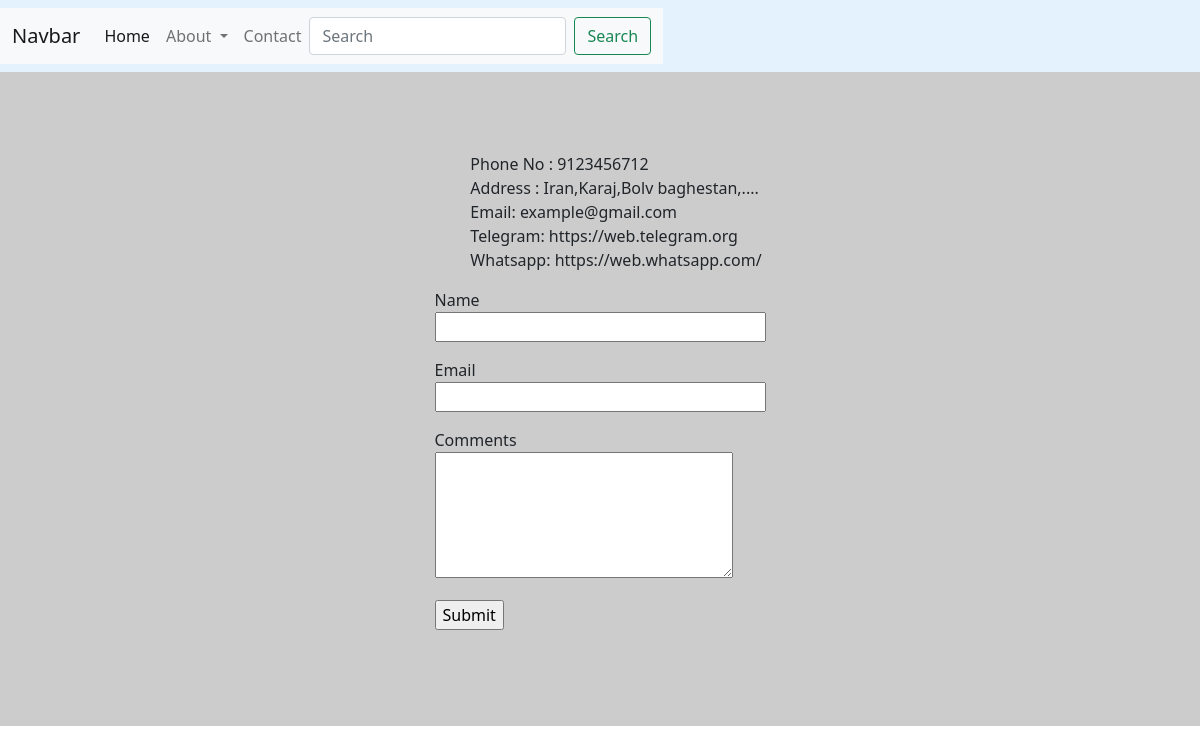
Page /contact/ on the committed database.
### index/models.py (models this page shows, shortened)
class Contact(models.Model):
    phone = models.IntegerField(blank=False, null=False)
    address = models.CharField(blank=False, null=False, max_length=100)
    email = models.EmailField(blank=False, null=False)
    telegram = models.URLField(max_length=100, null=True)
    whatsapp = models.URLField(max_length=100, null=True)

### index/views.py (the view)
# urls.py: path('contact/', contact, name='contact'),
def contact(request):
    contact_data = Contact.objects.all()
    ary = {
        'contact_data': contact_data
    }
    if request.method == "POST":
        fullname = request.POST.get("Name")
        email = request.POST.get("email")
        suggestion = request.POST.get("Comment")
        person = Contact_form(full_name=fullname, email=email, suggestion=suggestion)
        person.save()
    return render(request, "contact.html", ary)

### templates/contact.html (shortened to what this page needs)
{% extends 'main.html' %}
{% load static %}
{% block styles %}
        <link rel="stylesheet" href="{% static 'css/contact.html' %}" />
{% endblock %}
{% block main %}
    <ul>
        <li> Phone No : {{ contact_data.0.phone }}</li>
        <li> Address : {{ contact_data.0.address }}</li>
        <li> Email: {{ contact_data.0.email }}</li>
        <li> Telegram: {{ contact_data.0.telegram }}</li>
        <li> Whatsapp: {{ contact_data.0.whatsapp }}</li>
    </ul>
    <form method="POST" action="">
        <p>Name<br>
            <label for="n">
                <input type="text" name="Name" size="30"  id="n">
            </label ></p>
        <p>Email<br>
        <label for="e">
            <input type="email" name="Email" size="30" id="e">
        </label></p>
        <p>Comments<br>
            <label for="t">
                <textarea cols="30" rows="5" name="Comment" id="t"></textarea>
            </label></p>
        <p><input type="submit" value="Submit"></p>
    </form>
{% endblock %}

### templates/main.html (shortened to what this page needs)
{% load static %}
<!DOCTYPE html>
<html >
<head>
    <link href="https://cdn.jsdelivr.net/npm/bootstrap@5.0.2/dist/css/bootstrap.min.css" rel="stylesheet"
>
    <link rel="stylesheet" href= "{% static 'css/style.css' %}">
{% block styles %}
{% endblock %}
</head>
<body>
    <nav class="navbar navbar-light" style="background-color: #e3f2fd;">
        <nav class="navbar navbar-expand-lg navbar-light bg-light">
          <div class="container-fluid">
            <a class="navbar-brand" href="#">Navbar</a>
            <div class="collapse navbar-collapse" id="navbarSupportedContent">
              <ul class="navbar-nav me-auto mb-2 mb-lg-0">
                <li class="nav-item">
                  <a class="nav-link active" aria-current="page" href="{% url  'home'%}" >Home</a>
                </li>
                <li class="nav-item dropdown">
                  <a class="nav-link dropdown-toggle" href="{% url  'about'%}"  >
                      About </a>
                <li class="nav-item">
                  <a class="nav-link" href="{% url  'contact'%}">Contact</a>
                </li>
              </ul>
              <form class="d-flex">
                <input class="form-control me-2" type="search" placeholder="Search" aria-label="Search">
                <button class="btn btn-outline-success" type="submit">Search</button>
              </form>
            </div>
          </div>
        </nav>
    </nav>
    <main class="main">
        {% block main %}
        {% endblock %}
    </main>
</body>
</html>

### static/css/style.css (style rules this page uses)
.main { background-color: #cccccc; display: flex; flex-direction: column; align-items: center; padding: 5rem; }
.main ul { list-style: none; }

### rows in the picture
Contact: phone "9123456712", address "Iran,Karaj,Bolv baghestan,....", email "example@gmail.com", telegram "https://web.telegram.org", whatsapp "https://web.whatsapp.com/"
